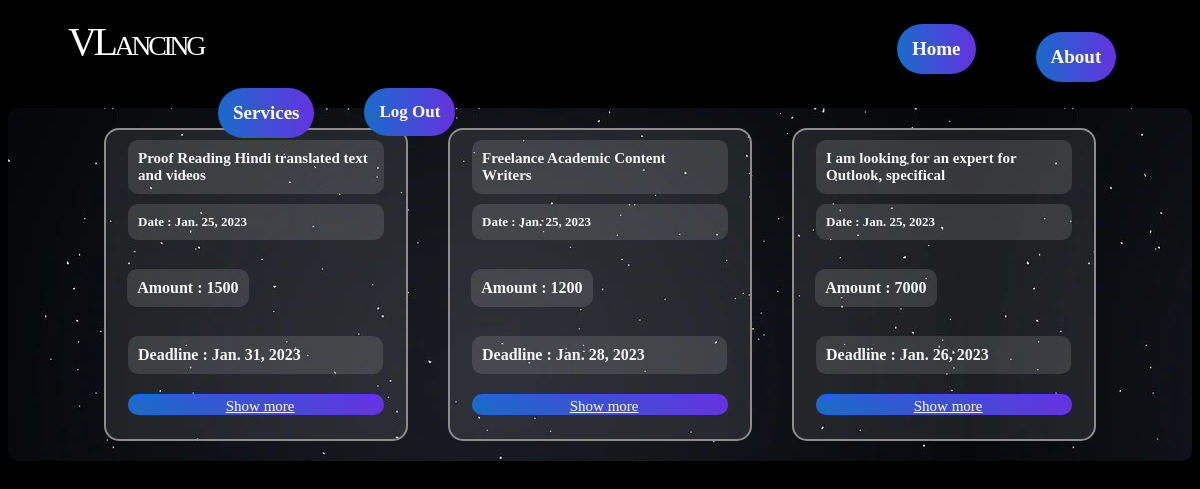
Before: /index/ with the older database file.
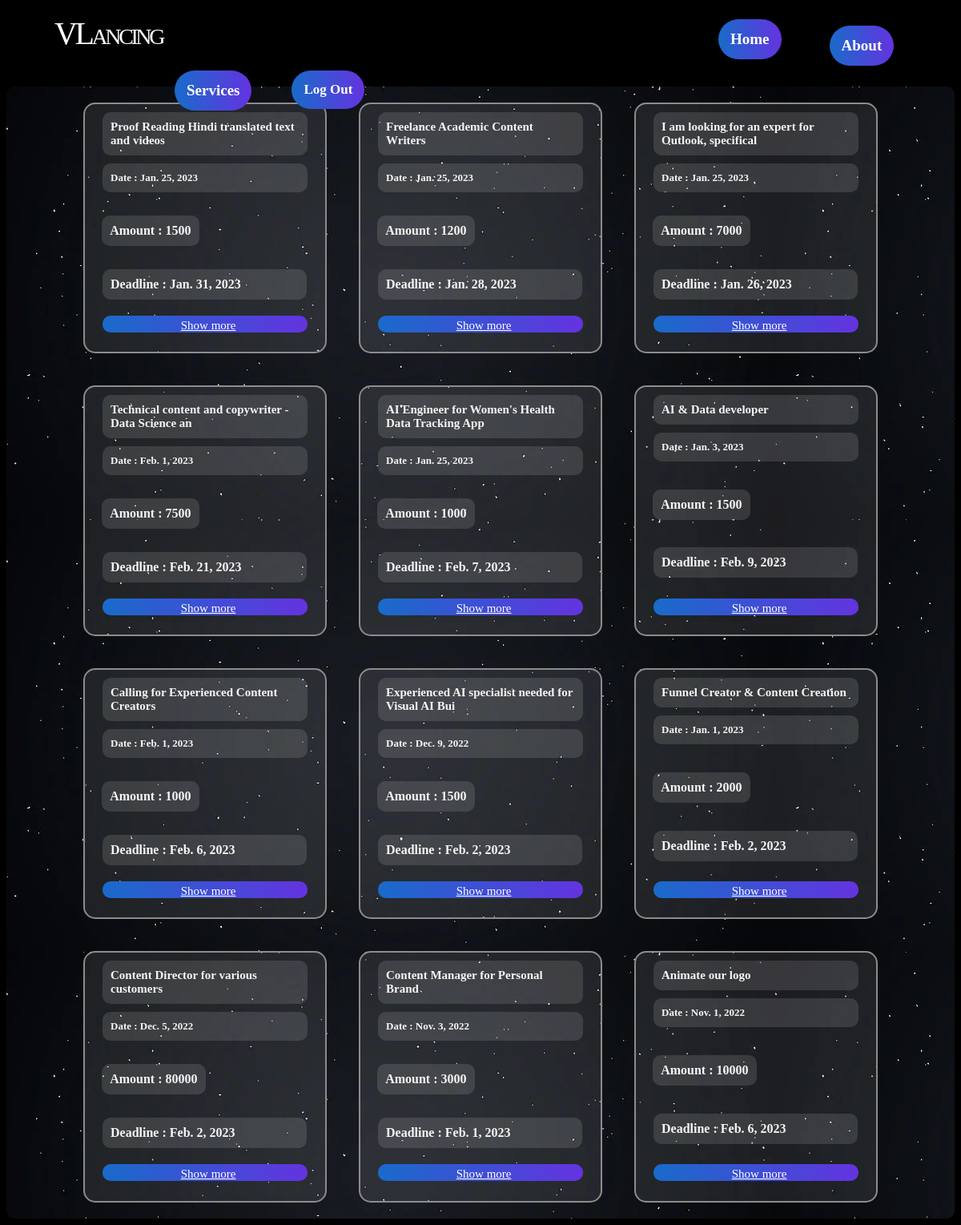
After: the same page with the newer database file.
### vlance/models.py (models this page shows, shortened)
class Jobs(models.Model):
    task_name = models.CharField(max_length=50 , blank = False)
    amount = models.IntegerField( default = 0,blank = False)
    description = models.TextField(max_length=500 , blank = False, default = None)
    date_posted = models.DateField(blank= False)
    email = models.EmailField(verbose_name="Email", blank = False)
    provided_by = models.CharField(max_length=50 , blank = False)
    deadline = models.DateField(blank = False)
    is_completed = models.BooleanField(default = False)
    location = models.CharField(max_length=50 , blank = False)
    skills = models.CharField(max_length=50, default=None, blank = False )

### vlance/views.py (the view)
# urls.py: path('index/', views.index, name='index'),
def index(request):
    return render(request, "vlance/index.html", {
        "jobs": Jobs.objects.all()
    })

### vlance/Templates/VLANCE/index.html (shortened to what this page needs)
{% load static %}
<!DOCTYPE html>
<html lang="en">
    <head>
        <link rel="stylesheet" href="{% static 'vlance/landing.css' %}">
        <link rel="stylesheet" href="{% static 'vlance/styles.css' %}">
        <link rel="stylesheet" href="{% static 'vlance/cards.css' %}">
    </head>
    <body>
        <div class="header">
            <h1 class="headername">VLancing</h1>
            <a class="mybutton" id="homeb" href="{% url 'landing' %}">Home</a>
            <a class="mybutton" id="aboutb" href="#">About</a>
            <a class="mybutton" id="serviceb" href="#">Services</a>
            <a class="mybutton" id="signb" href="{% url 'logout' %}">Log Out</a>
        </div>
<div class="holder">
{% for job in jobs %}
    <div class="cards">
        <div class="d1">
            <div class="name">
                {{job.task_name}}
            </div>
            <div class="posted">
                Date : {{job.date_posted}}
            </div>
        </div>
        <div class="d2">
            <div class="amount">
                Amount : {{job.amount}}
            </div>
        </div>
        <div class="d3">
            <div class="deadline">
                Deadline : {{job.deadline}}
            </div>
        </div>
        <div class="d4">
            <a href="{% url 'jobs' job.id %}" style="margin-left: 0px; font-size: 16px; color:#fff;">
                <div class="show-more">Show more</div>
            </a>
        </div>
    </div>
{% endfor %}
</div>
    </body>
</html>

Changed rows visible on the page:
added Jobs: task_name "Technical content and copywriter - Data Science an", date_posted "Feb. 1, 2023", amount "7500", deadline "Feb. 21, 2023"
added Jobs: task_name "AI Engineer for Women's Health Data Tracking App", date_posted "Jan. 25, 2023", amount "1000", deadline "Feb. 7, 2023"
added Jobs: task_name "AI & Data developer", date_posted "Jan. 3, 2023", amount "1500", deadline "Feb. 9, 2023"
added Jobs: task_name "Calling for Experienced Content Creators", date_posted "Feb. 1, 2023", amount "1000", deadline "Feb. 6, 2023"
added Jobs: task_name "Experienced AI specialist needed for Visual AI Bui", date_posted "Dec. 9, 2022", amount "1500", deadline "Feb. 2, 2023"
added Jobs: task_name "Funnel Creator & Content Creation", date_posted "Jan. 1, 2023", amount "2000", deadline "Feb. 2, 2023"
added Jobs: task_name "Content Director for various customers", date_posted "Dec. 5, 2022", amount "80000", deadline "Feb. 2, 2023"
added Jobs: task_name "Content Manager for Personal Brand", date_posted "Nov. 3, 2022", amount "3000", deadline "Feb. 1, 2023"
added Jobs: task_name "Animate our logo", date_posted "Nov. 1, 2022", amount "10000", deadline "Feb. 6, 2023"
